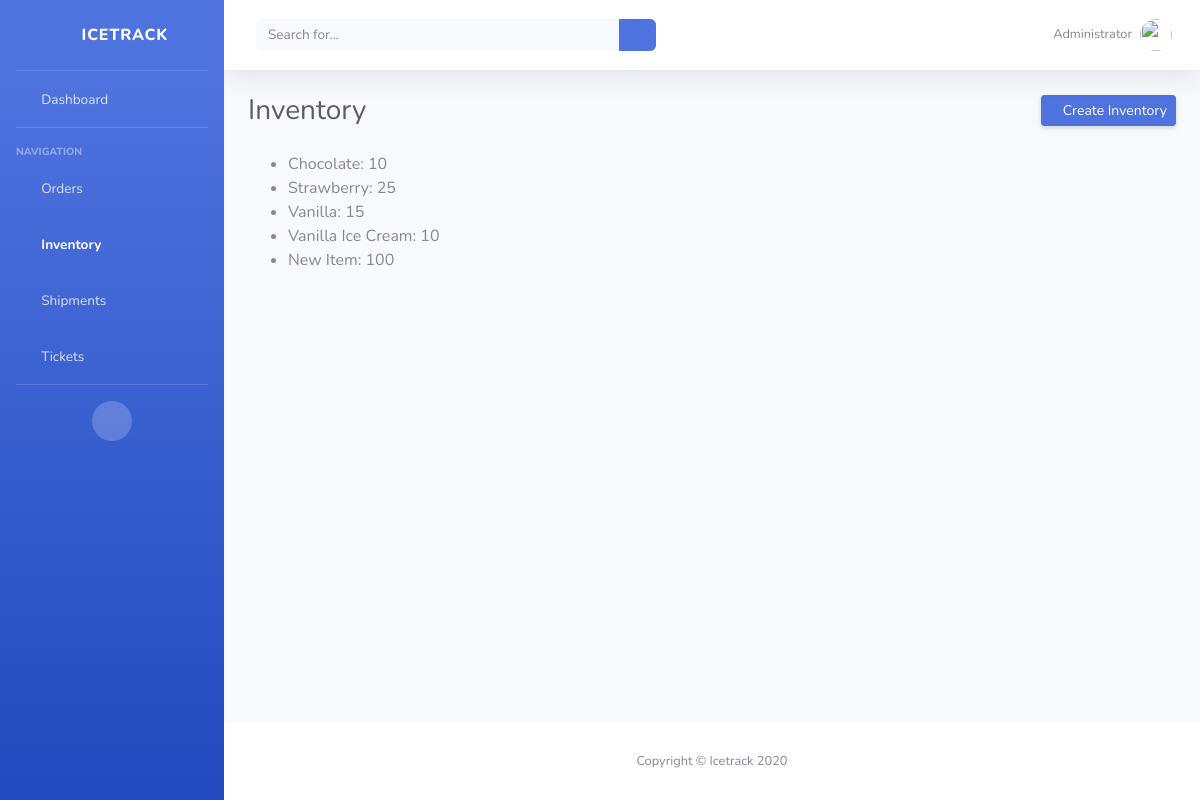
Screenshot of /inventory/ with the database file from the repository.
### icetrack/models.py (models this page shows, shortened)
class Inventory(models.Model):
	item_name = models.CharField(max_length=50, blank=True, null=True)
	quantity = models.IntegerField(default='0', blank=True, null=True)
	received_quantity = models.IntegerField(default='0', blank=True, null=True)
	received_by = models.CharField(max_length=50, blank=True, null=True)
	sold_quantity = models.IntegerField(default='0', blank=True, null=True)
	sold_by = models.CharField(max_length=50, blank=True, null=True)
	sold_to = models.CharField(max_length=50, blank=True, null=True)
	created_by = models.CharField(max_length=50, blank=True, null=True)
	reorder_level = models.IntegerField(default='0', blank=True, null=True)
	last_updated = models.DateTimeField(auto_now_add=False, auto_now=True)
	export_to_CSV = models.BooleanField(default=False)

### icetrack/views.py (the view)
# urls.py: path('inventory/', InventoryPageView.as_view(), name="inventory"),
class InventoryPageView(ListView):
    model = Inventory
    template_name = 'inventory.html'
    context_object_name = 'all_inventory_list'

### templates/inventory.html
{% extends 'base.html' %}
{% block content%}
<div class="container-fluid">
    <div class="d-sm-flex align-items-center justify-content-between mb-4">
        <h1 class="h3 mb-0 text-gray-800">Inventory</h1>
        <a href="{% url 'create_inventory' %}" class="d-none d-sm-inline-block btn btn-sm btn-primary shadow-sm"><i class="fas fa-plus fa-sm text-white-50"></i> Create Inventory</a>
    </div>
    <ul>
        {% for inventory in all_inventory_list %}
            <li>{{ inventory.item_name }}: {{ inventory.quantity }}</li>
        {% endfor %}
    </ul>
</div>
{% endblock content %}

### rows the page displays
Inventory: item_name "Chocolate", quantity "10"
Inventory: item_name "Strawberry", quantity "25"
Inventory: item_name "Vanilla", quantity "15"
Inventory: item_name "Vanilla Ice Cream", quantity "10"
Inventory: item_name "New Item", quantity "100"
